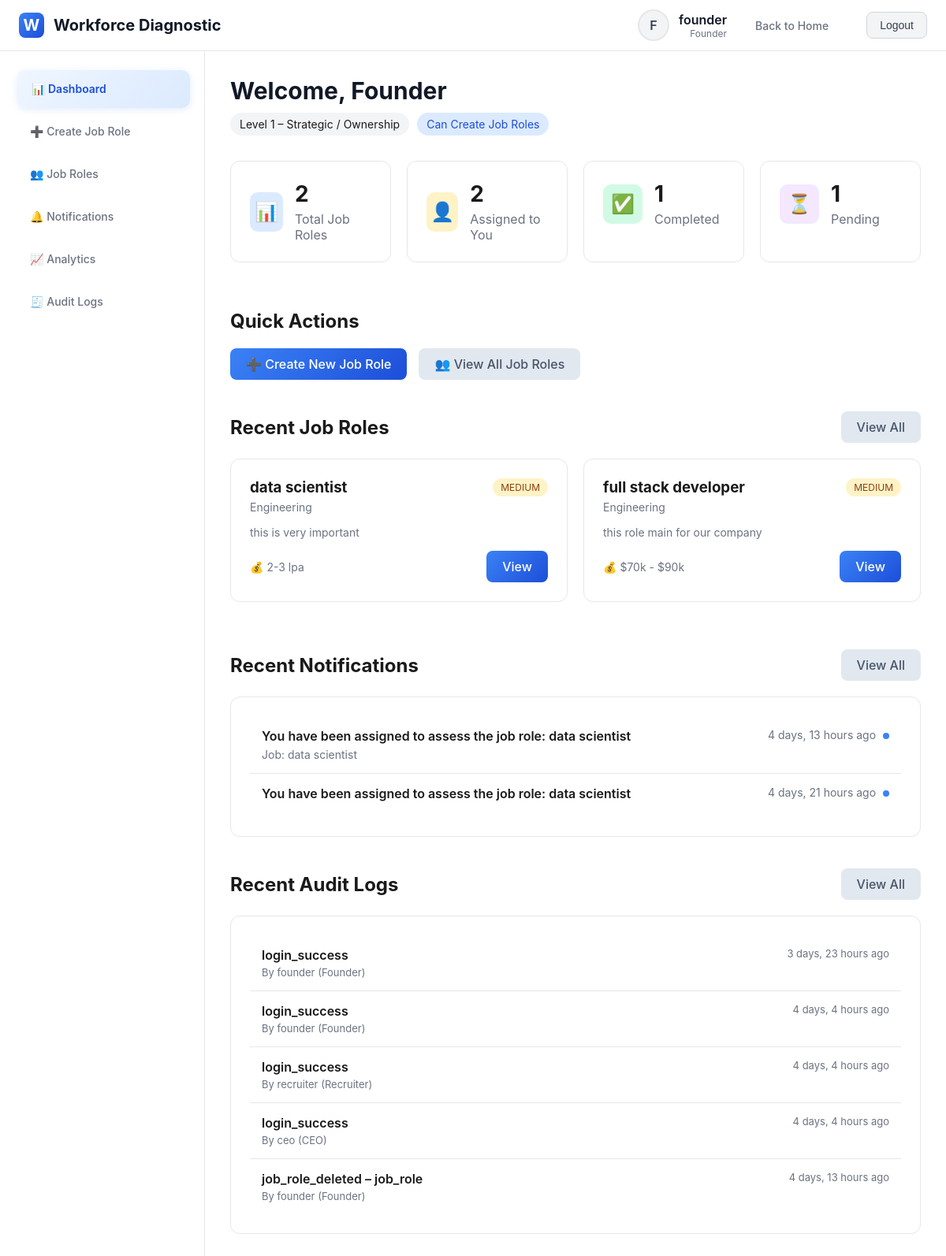
Page /dashboard/ (signed in) on the earlier database version.
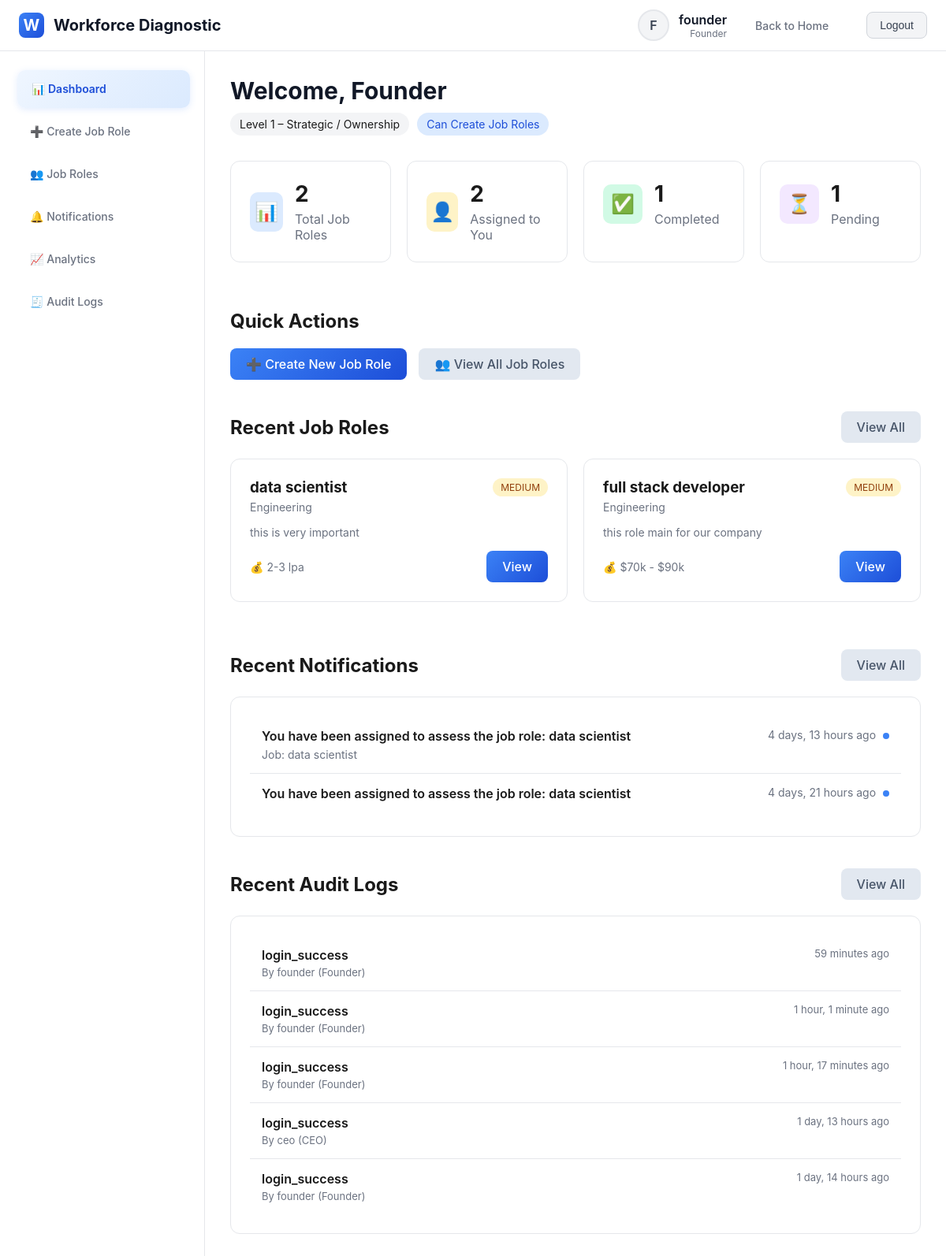
Same page on the later database version.
### diagnostic_app/models.py (models this page shows, shortened)
class JobRole(models.Model):
    STATUS_CHOICES = [
        ('draft', 'Draft'),
        ('active', 'Active'),
        ('completed', 'Completed'),
        ('cancelled', 'Cancelled'),
    ]
    title = models.CharField(max_length=200)
    department = models.CharField(max_length=100)
    description = models.TextField()
    required_skills = models.TextField()
    experience_level = models.CharField(max_length=50)
    budget_range = models.CharField(max_length=100)
    urgency = models.CharField(max_length=20, choices=[
        ('low', 'Low'),
        ('medium', 'Medium'),
        ('high', 'High')
    ])
    created_by = models.ForeignKey(User, on_delete=models.CASCADE, related_name='created_jobs')
    created_at = models.DateTimeField(auto_now_add=True)
    status = models.CharField(max_length=20, choices=STATUS_CHOICES, default='draft')

class Notification(models.Model):
    NOTIFICATION_TYPES = [
        ('job_created', 'Job Role Created'),
        ('job_deleted', 'Job Role Deleted'),
        ('assessment_completed', 'Assessment Completed'),
        ('other', 'Other'),
    ]
    user = models.ForeignKey(User, on_delete=models.CASCADE, related_name='notifications')
    message = models.TextField()
    job_role = models.ForeignKey(JobRole, on_delete=models.SET_NULL, null=True, blank=True)
    notification_type = models.CharField(max_length=20, choices=NOTIFICATION_TYPES, default='other')
    is_read = models.BooleanField(default=False)
    created_at = models.DateTimeField(auto_now_add=True)
    class Meta:
        ordering = ['-created_at']

class AuditLog(models.Model):
    EVENT_TYPES = [
        ('login_success', 'Login Success'),
        ('login_failure', 'Login Failure'),
        ('diagnostic_submitted', 'Diagnostic Submitted'),
        ('final_decision_generated', 'Final Decision Generated'),
        ('job_role_deleted', 'Job Role Deleted'),
    ]
    ENTITY_TYPES = [
        ('job_role', 'Job Role'),
        ('diagnostic_submission', 'Diagnostic Submission'),
    ]
    created_at = models.DateTimeField(auto_now_add=True)
    user = models.ForeignKey(User, on_delete=models.SET_NULL, null=True, blank=True, related_name='audit_logs')
    event_type = models.CharField(max_length=50, choices=EVENT_TYPES)
    entity_type = models.CharField(max_length=50, choices=ENTITY_TYPES, blank=True)
    entity_id = models.PositiveIntegerField(null=True, blank=True)
    metadata = models.JSONField(default=dict, blank=True)
    ip_address = models.GenericIPAddressField(null=True, blank=True)
    class Meta:
        ordering = ['-created_at']

class User(AbstractUser):
    ROLE_CHOICES = [
        ('founder', 'Founder'),
        ('co_founder', 'Co-Founder'),
        ('ceo', 'CEO'),
        ('cfo', 'CFO'),
        ('cto', 'CTO / Tech Lead'),
        ('coo', 'COO'),
        ('project_head', 'Project Head / Team Lead'),
        ('hr_manager', 'HR Manager / People Operations'),
        ('recruiter', 'Recruiter'),
        ('hr_executive', 'HR Executive'),
    ]
    role = models.CharField(max_length=20, choices=ROLE_CHOICES)
    phone = models.CharField(max_length=15, blank=True)
    def get_level(self):
        level_map = {
            'founder': 1, 'co_founder': 1,
            'ceo': 2, 'cfo': 2,
            'cto': 2, 'coo': 2, 'project_head': 2,
            'hr_manager': 3, 'recruiter': 3, 'hr_executive': 3
        }
        return level_map.get(self.role, 0)
    def can_create_job_roles(self):
        return self.role in ['founder', 'co_founder']

### diagnostic_app/views.py (the view)
# urls.py: path('dashboard/', views.dashboard_view, name='dashboard'),
@login_required
def dashboard_view(request):
    if request.user.get_level() == 1:
        total_jobs = JobRole.objects.count()
        assigned_jobs = RoleAssignment.objects.filter(user=request.user).count()
    else:
        assigned_jobs = RoleAssignment.objects.filter(user=request.user).count()
        total_jobs = assigned_jobs
    completed = DiagnosticSubmission.objects.filter(user=request.user).count()
    pending = assigned_jobs - completed
    stats = {
        'total_jobs': total_jobs,
        'assigned_jobs': assigned_jobs,
        'completed': completed,
        'pending': pending,
        'completion_rate': round((completed / assigned_jobs * 100) if assigned_jobs > 0 else 0, 1)
    }
    if request.user.get_level() == 1:
        jobs = JobRole.objects.all().order_by('-created_at')[:6]
    else:
        assigned_job_ids = RoleAssignment.objects.filter(user=request.user).values_list('job_role_id', flat=True)
        jobs = JobRole.objects.filter(id__in=assigned_job_ids).order_by('-created_at')[:6]
    notifications = Notification.objects.filter(user=request.user, is_read=False).order_by('-created_at')[:5]
    recent_audit_logs = None
    if request.user.is_superuser or request.user.get_level() == 1:
        recent_audit_logs = AuditLog.objects.select_related('user').order_by('-created_at')[:5]
    context = {
        'stats': stats,
        'jobs': jobs,
        'notifications': notifications,
        'recent_audit_logs': recent_audit_logs,
        'user_level': request.user.get_level(),
    }
    return render(request, 'diagnostic_app/dashboard.html', context)

### diagnostic_app/templates/diagnostic_app/dashboard.html (shortened to what the changed rows need)
{% extends 'diagnostic_app/base.html' %}
{% block content %}
<div class="page-header">
    <h1>Welcome, {{ user.get_role_display }}</h1>
</div>
{% if user.can_create_job_roles %}
<div style="margin-bottom: 40px;">
    <h2 style="margin-bottom: 20px;">Quick Actions</h2>
</div>
{% endif %}
<div style="margin-bottom: 40px;">
    <div style="display: flex; justify-content: space-between; align-items: center; margin-bottom: 20px;">
        <h2>Recent Job Roles</h2>
    </div>
    {% if jobs %}
    <div style="display: grid; grid-template-columns: repeat(auto-fill, minmax(300px, 1fr)); gap: 20px;">
        {% for job in jobs %}
        <div class="card">
            <div style="display: flex; justify-content: space-between; align-items: flex-start; margin-bottom: 15px;">
                <div>
                    <h3 style="margin-bottom: 5px;">{{ job.title }}</h3>
                    <p style="color: #6b7280; font-size: 14px;">{{ job.department }}</p>
                </div>
                {% if job.urgency == 'high' %}
                <span style="padding: 4px 10px; background: #fee2e2; color: #991b1b; border-radius: 20px; font-size: 12px;">
                {% elif job.urgency == 'medium' %}
                <span style="padding: 4px 10px; background: #fef3c7; color: #92400e; border-radius: 20px; font-size: 12px;">
                {% else %}
                <span style="padding: 4px 10px; background: #d1fae5; color: #065f46; border-radius: 20px; font-size: 12px;">
                {% endif %}
                    {{ job.urgency|upper }}
                </span>
            </div>
            <p style="color: #6b7280; font-size: 14px; margin-bottom: 15px;">
                {{ job.description|truncatewords:20 }}
            </p>
            <div style="display: flex; justify-content: space-between; align-items: center;">
                <div>
                    <span style="color: #6b7280; font-size: 14px;">💰 {{ job.budget_range }}</span>
                </div>
                <a href="{% url 'job_role_detail' job.id %}" class="btn btn-sm btn-primary">View</a>
            </div>
        </div>
        {% endfor %}
    </div>
    {% endif %}
</div>
<div>
    <div style="display: flex; justify-content: space-between; align-items: center; margin-bottom: 20px;">
        <h2>Recent Notifications</h2>
    </div>
    {% if notifications %}
    <div class="card">
        {% for notification in notifications %}
        {% if not forloop.last %}
        <div style="padding: 15px; border-bottom: 1px solid #e5e7eb;">
        {% else %}
        <div style="padding: 15px;">
        {% endif %}
            <div style="display: flex; justify-content: space-between; align-items: flex-start;">
                <div style="flex: 1;">
                    <div style="font-weight: 600; margin-bottom: 5px;">{{ notification.message }}</div>
                    {% if notification.job_role %}
                    <div style="color: #6b7280; font-size: 14px;">Job: {{ notification.job_role.title }}</div>
                    {% endif %}
                </div>
                <div style="color: #6b7280; font-size: 14px; text-align: right;">
                    {{ notification.created_at|timesince }} ago
                    {% if not notification.is_read %}
                    <span style="display: inline-block; width: 8px; height: 8px; background: #3b82f6; border-radius: 50%; margin-left: 5px;"></span>
                    {% endif %}
                </div>
            </div>
        </div>
        {% endfor %}
    </div>
    {% else %}
    <div class="card">
        <p style="color: #6b7280; text-align: center; padding: 40px 0;">
            No new notifications.
        </p>
    </div>
    {% endif %}
    {% if recent_audit_logs %}
    <div style="margin-top: 40px;">
        <div style="display: flex; justify-content: space-between; align-items: center; margin-bottom: 20px;">
            <h2>Recent Audit Logs</h2>
        </div>
        <div class="card">
            {% for log in recent_audit_logs %}
            <a href="{% url 'audit_log_detail' log.id %}" style="display: block; color: inherit; text-decoration: none;">
                {% if not forloop.last %}
                <div style="padding: 15px; border-bottom: 1px solid #e5e7eb;">
                {% else %}
                <div style="padding: 15px;">
                {% endif %}
                    <div style="display: flex; justify-content: space-between; align-items: flex-start;">
                        <div style="flex: 1;">
                            <div style="font-weight: 600; margin-bottom: 4px;">
                                {{ log.event_type }}
                                {% if log.entity_type %}
                                    – {{ log.entity_type }}{% if log.entity_id %} #{{ log.entity_id }}{% endif %}
                                {% endif %}
                            </div>
                            <div style="color: #6b7280; font-size: 13px;">
                                {% if log.user %}
                                    By {{ log.user.username }} ({{ log.user.get_role_display }})
                                {% else %}
                                    Anonymous
                                {% endif %}
                            </div>
                        </div>
                        <div style="color: #6b7280; font-size: 13px; text-align: right;">
                            {{ log.created_at|timesince }} ago
                        </div>
                    </div>
                </div>
            </a>
            {% endfor %}
        </div>
    </div>
    {% endif %}
</div>
{% endblock %}

Differences in the rows shown:
no longer on this page (row unchanged): AuditLog: event_type "login_success", user.username "founder", user.role "Founder", created_at "3 days, 23 hours"
no longer on this page (row unchanged): AuditLog: event_type "login_success", user.username "founder", user.role "Founder", created_at "4 days, 4 hours"
no longer on this page (row unchanged): AuditLog: event_type "login_success", user.username "recruiter", user.role "Recruiter", created_at "4 days, 4 hours"
no longer on this page (row unchanged): AuditLog: event_type "login_success", user.username "ceo", user.role "CEO", created_at "4 days, 4 hours"
no longer on this page (row unchanged): AuditLog: event_type "job_role_deleted", entity_type "job_role", user.username "founder", user.role "Founder", created_at "4 days, 13 hours"
added AuditLog: event_type "login_success", user.username "founder", user.role "Founder", created_at "59 minutes"
added AuditLog: event_type "login_success", user.username "founder", user.role "Founder", created_at "1 hour, 1 minute"
added AuditLog: event_type "login_success", user.username "founder", user.role "Founder", created_at "1 hour, 17 minutes"
added AuditLog: event_type "login_success", user.username "ceo", user.role "CEO", created_at "1 day, 13 hours"
added AuditLog: event_type "login_success", user.username "founder", user.role "Founder", created_at "1 day, 14 hours"
